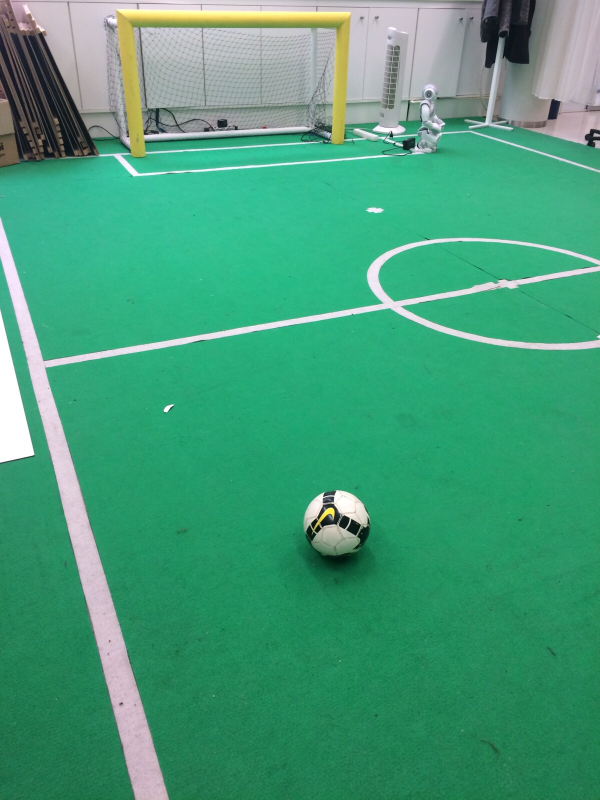
#> input picture football/ball3.jpg, 1200 x 1600 px, found by its file name (shown at 1/2 size)
$ python saliency.py football/ball3.jpg
#> lines starting #> are read from the running program, lines starting #| are printed output that depends on the picture; after the words box and inside, x2 and y2 are one past the last pixel; in counts of white or black regions, pixels touching at a corner belong together
import cv2, sys
import numpy as np

def backproject(source, target, levels = 2, scale = 1):
	hsv = cv2.cvtColor(source,	cv2.COLOR_BGR2HSV)
	hsvt = cv2.cvtColor(target,	cv2.COLOR_BGR2HSV)
	# calculating object histogram
	roihist = cv2.calcHist([hsv],[0, 1], None, [levels, levels], [0, 180, 0, 256] )

	# normalize histogram and apply backprojection
	cv2.normalize(roihist,roihist,0,255,cv2.NORM_MINMAX)
	dst = cv2.calcBackProject([hsvt],[0,1],roihist,[0,180,0,256], scale)
	return dst

def saliency_by_backprojection(img):
	cv2.pyrMeanShiftFiltering(img, 2, 10, img, 4)

	backproj = np.uint8(backproject(img, img, levels = 2))
	cv2.normalize(backproj,backproj,0,255,cv2.NORM_MINMAX)
	saliencies = [backproj, backproj, backproj]
	saliency = cv2.merge(saliencies)

	cv2.pyrMeanShiftFiltering(saliency, 20, 200, saliency, 2)
	saliency = cv2.cvtColor(saliency, cv2.COLOR_BGR2GRAY)
	cv2.equalizeHist(saliency, saliency)

	return 255-saliency

def saliency_map(img):
	saliency_hsv = saliency_by_backprojection(img * 1)
	saliency = saliency_hsv
	(T, saliency) = cv2.threshold(saliency, 200, 255, cv2.THRESH_BINARY)
	return saliency

def largest_contours_rect(saliency):
	contours, hierarchy = cv2.findContours(saliency * 1,cv2.RETR_LIST,cv2.CHAIN_APPROX_SIMPLE)
	contours = sorted(contours, key = cv2.contourArea)
	return cv2.boundingRect(contours[-1])

def refine_saliency_with_grabcut(img, saliency):
	rect = largest_contours_rect(saliency)
	bgdmodel = np.zeros((1, 65),np.float64)
	fgdmodel = np.zeros((1, 65),np.float64)
	saliency[np.where(saliency > 0)] = cv2.GC_FGD
	mask = saliency
	cv2.grabCut(img, mask, rect, bgdmodel, fgdmodel, 1, cv2.GC_INIT_WITH_RECT)
	mask = np.where((mask==2)|(mask==0),0,1).astype('uint8')
	return mask

def backprojection_saliency(img):
	saliency = saliency_map(img)
	mask = refine_saliency_with_grabcut(img, saliency)
	return mask

if __name__ == "__main__":
	# name = sys.argv[1].strip(".jpg")

	img = cv2.imread('dataset/ball3.jpg', 1)
#> img is the input picture: shape (1600, 1200, 3); mean B, G, R 120.5, 156.8, 69.6
	img = cv2.resize(img, (640, 480))
#> img: shape (480, 640, 3)
	mask = backprojection_saliency(img)
#> in saliency_by_backprojection, `cv2.pyrMeanShiftFiltering(img, 2, 10, img, 4)`:
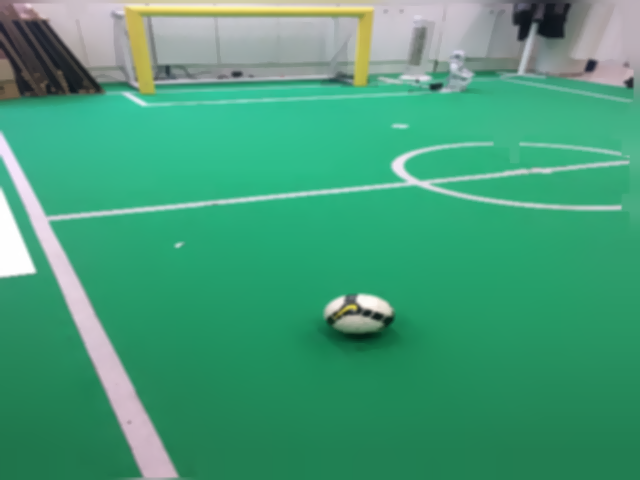
#> img: shape (480, 640, 3); mean of channels 0, 1, 2 120.7, 157.1, 69.7; drawn as B, G, R
#> in backproject, `hsv = cv2.cvtColor(source,	cv2.COLOR_BGR2HSV)`: hsv: shape (480, 640, 3); mean H, S, V 82.4, 150.3, 158.6
#> in backproject, `roihist = cv2.calcHist([hsv],[0, 1], None, [levels, levels], [0, 180, ..`: roihist = [[32269, 234038], [40881, 12]]
#> in backproject, `dst = cv2.calcBackProject([hsvt],[0,1],roihist,[0,180,0,256], scale)`:
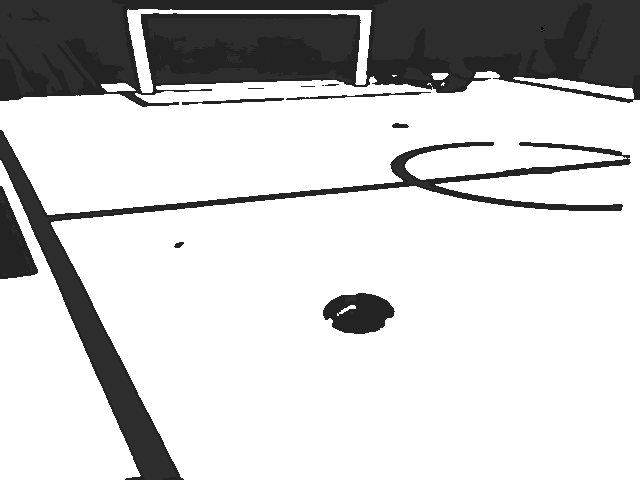
#> dst: shape (480, 640); min 0, max 255, mean 203.9
#> in saliency_by_backprojection, `cv2.equalizeHist(saliency, saliency)`:
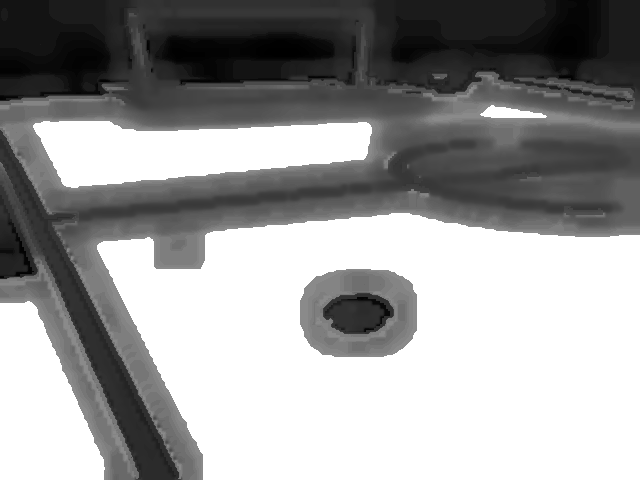
#> saliency: shape (480, 640); min 0, max 255, mean 155.4
#> in saliency_by_backprojection, `return 255-saliency`:
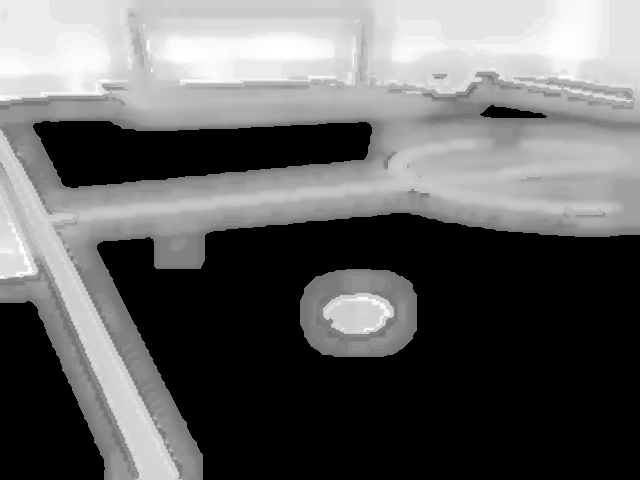
#> returned value: shape (480, 640); min 0, max 255, mean 99.6
#> in saliency_map, `(T, saliency) = cv2.threshold(saliency, 200, 255, cv2.THRESH_BINARY)`:
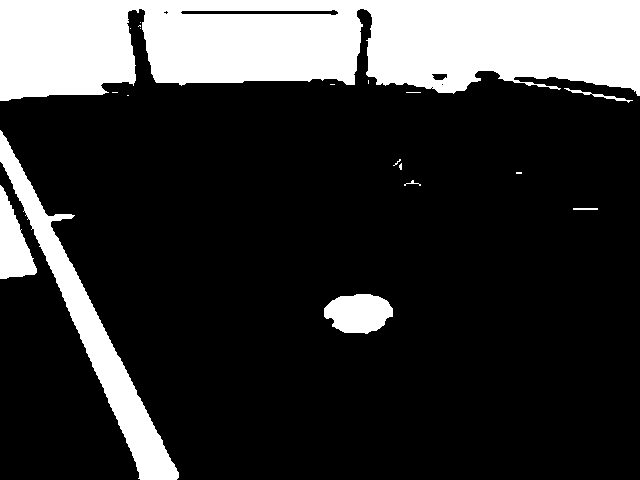
#> saliency: shape (480, 640); 21.4% white; 19 white regions (12 under 20 px)
#> in largest_contours_rect, `contours, hierarchy = cv2.findContours(saliency * 1,cv2.RETR_LIST,cv2...`: contours = 24 contours, 16 with area under 20; largest, box (x1, y1, x2, y2) and area: (0, 0, 640, 101) 51638, (0, 130, 179, 480) 8896, (324, 294, 393, 334) 1997, (0, 185, 37, 279) 1832, (180, 9, 339, 16) 634, (564, 88, 633, 103) 104, (431, 73, 448, 81) 90, (573, 208, 598, 210) 24
#> in refine_saliency_with_grabcut, `rect = largest_contours_rect(saliency)`: rect = (0, 0, 640, 101)
#> in refine_saliency_with_grabcut, `saliency[np.where(saliency > 0)] = cv2.GC_FGD`: saliency: shape (480, 640); values 0 (black) and 1 (white), 21.4% white; 19 white regions (12 under 20 px), largest, box (x1, y1, x2, y2) and area: (0, 0, 640, 101) 52037, (0, 130, 179, 480) 9292, (324, 294, 393, 334) 2081
#> in refine_saliency_with_grabcut, `mask = np.where((mask==2)|(mask==0),0,1).astype('uint8')`: mask: shape (480, 640); values 0 (black) and 1 (white), 18.7% white; 1 white region
	segmentation = img*mask[:,:,np.newaxis]

	gray = cv2.cvtColor(segmentation,cv2.COLOR_RGB2GRAY)
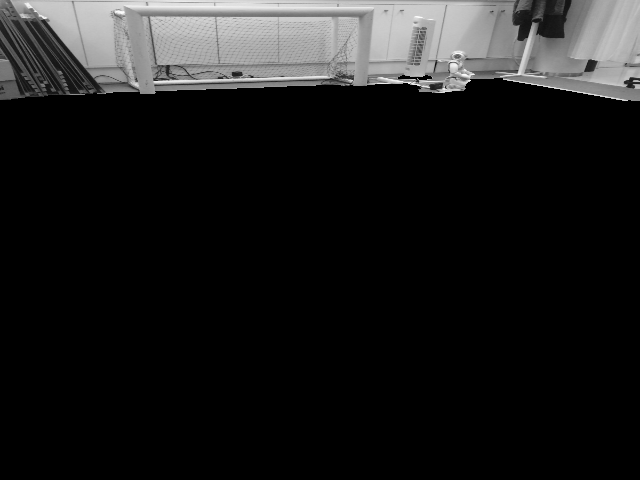
#> gray: shape (480, 640); min 0, max 254, mean 27.7


	# Find contours
	contours,hierarchy = cv2.findContours(gray,cv2.RETR_LIST,cv2.CHAIN_APPROX_SIMPLE)
#> contours = 2 contours; box (x1, y1, x2, y2) and area: (0, 0, 640, 101) 56743, (397, 74, 433, 81) 136
	cv2.drawContours(img, contours, -1, (255,0,0), 3)
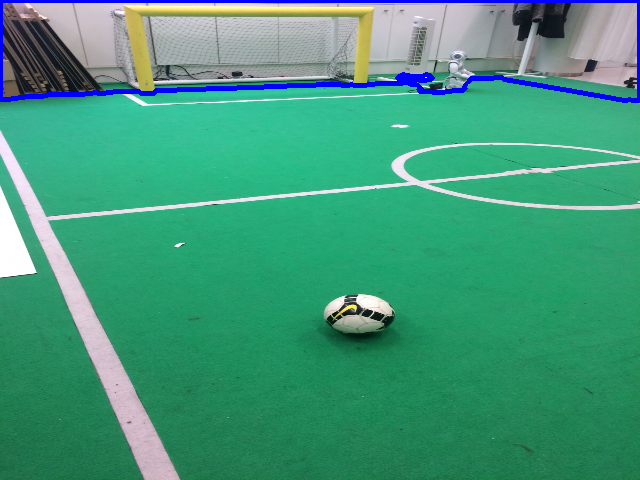
#> img: shape (480, 640, 3); mean B, G, R 122.6, 153.5, 67.1

	cv2.imshow("original", img)
	cv2.imshow("segmentation", segmentation)
	cv2.waitKey(-1)
